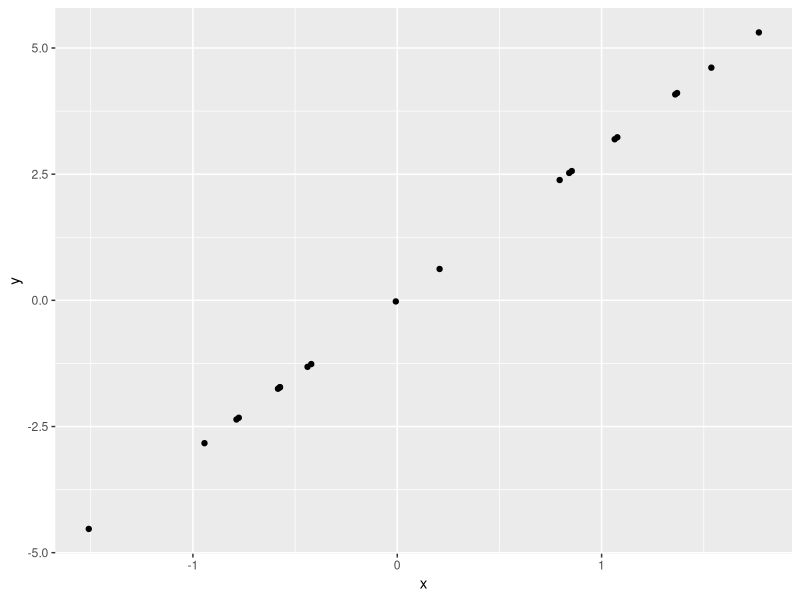

Generate this figure with R: (Note: this script raises an error after producing the figure.)
library(data.table)
library(ggplot2)

dt1 <- data.table(id = seq(20), x = rnorm(20))[,y := 3 * x]

nr <- 30
dt2 <- data.table(id = seq(nr), z = sample(c(1,2), size = nr, replace = TRUE))

dt1[order(x)]
qplot(x,y, data = dt1)
dt2[order(z, -id)]

setkey(dt2)
setkey(dt1, id)

dt1[dt2]  # needs dt1 have a key that is used for the join
dt1[data.table(id = c(1,2,33,34))]
dt1[c(1,2,33,44)]

dt3 <- data.table(id = seq(10), z = sample(c(1,2), size = 10, replace = TRUE), key = "id")

dt4 <- dt2[sample(c(TRUE, FALSE), size = 20, replace = TRUE)]

dt5 <- dt1[sample(c(TRUE, FALSE), size = 20, replace = TRUE)]

dt1[dt3]
dt3[dt1]

merge(dt1, dt2)
merge(dt1, dt3)
merge(dt3, dt1)

merge(dt5, dt4, all.x = TRUE)
merge(dt5, dt4, all.y = TRUE)


dt6 <- data.table(id2 = seq(20), a = rnorm(20), id = rep(1, 20), key = "id2")

dt1[dt6]

dtA <- data.table(x = c(1,1,1,2,2), y = c("a", "b", "c", "d", "e"), z = c(11,22,33,44,55))
dtB <- data.table(x = c(1,2), y = c("c", "c"))
dtA[dtB, on = .(x, z > 33)]
dtA[dtB, on = .(x), z := 66]
dtA

dtA <- data.table(x = c(1,1,1,2,2), y = c("a", "b", "c", "d", "e"), z = c(11,22,33,44,55))
dtA[dtB, on = .(x, y), z := 66]
dtA

dtA <- data.table(x = c(1,1,1,2,2), y = factor(c("a", "b", "c", "d", "e")), z = c(11,22,33,44,55))


dtA[,.(yy := factor(y))]
setkey(dtA, y)
